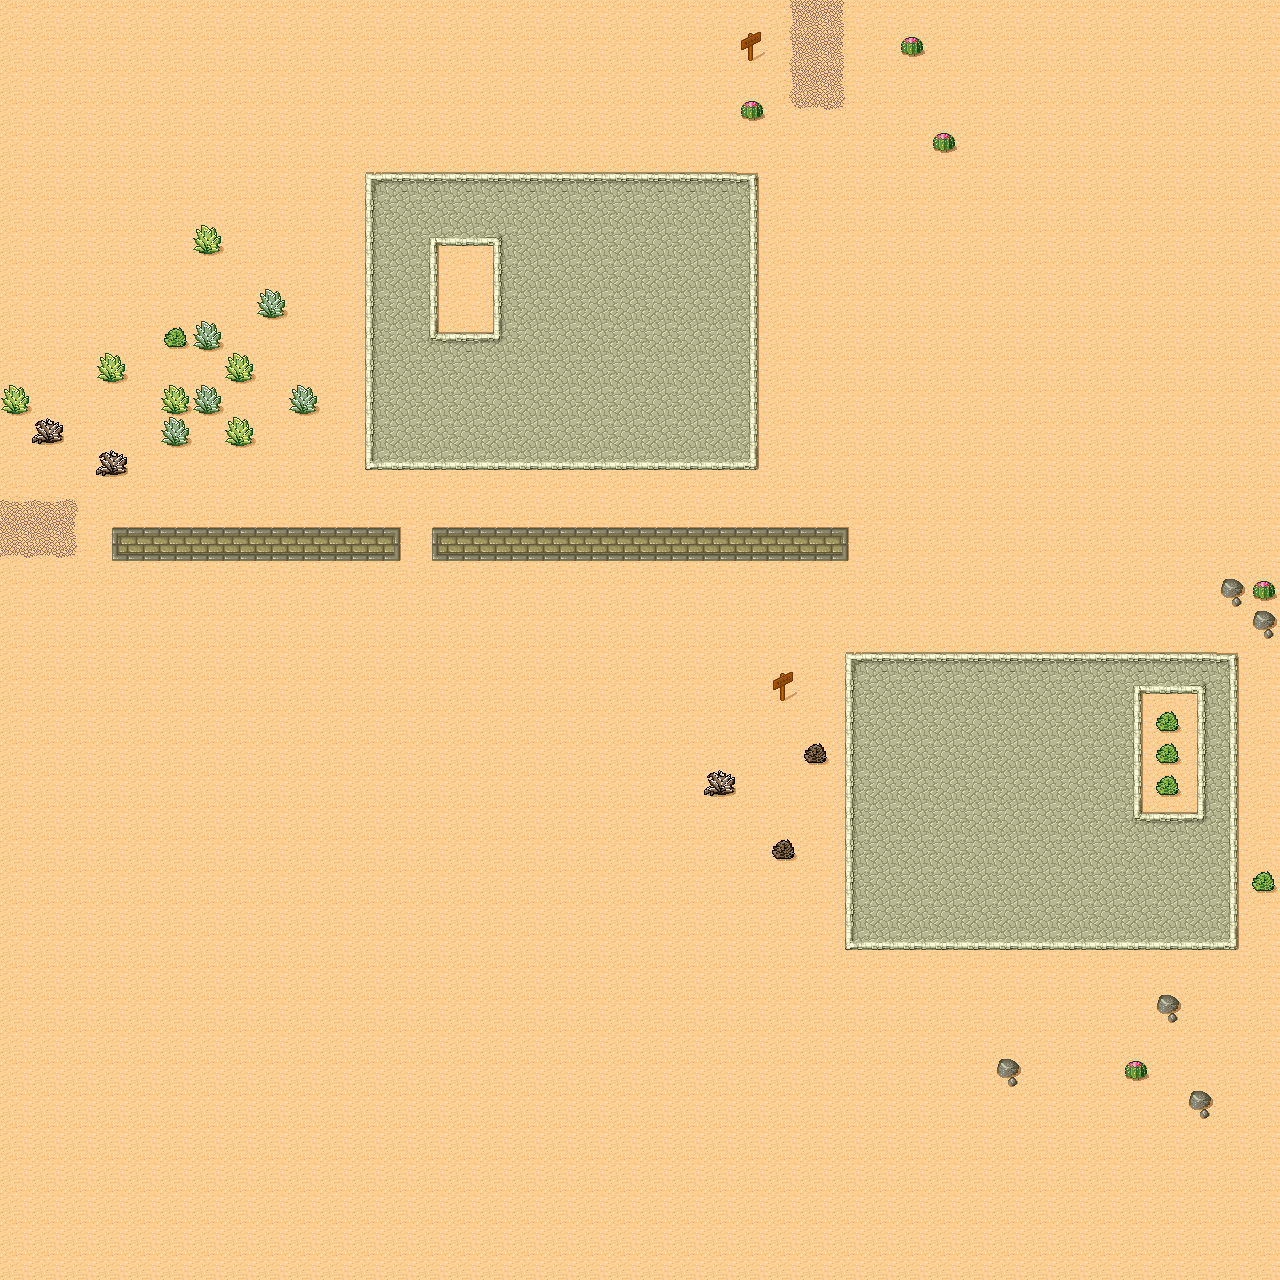

A 2D game scene composited from a Tiled map and its tileset images. What follows is a short description and the map's XML, with each tile layer's data collapsed to a summary:
An orthogonal 40x40 tile map with 32x32 px tiles, 1 tile layer (Ground).

<map version="1.0" orientation="orthogonal" renderorder="right-down" width="40" height="40" tilewidth="32" tileheight="32" nextobjectid="1">
 <tileset firstgid="1" name="tmw_desert_spacing" tilewidth="32" tileheight="32" spacing="1" margin="1" tilecount="48" columns="8">
  <image source="tmw_desert_spacing.png" width="265" height="199" />
  <terraintypes>
   <terrain name="New Terrain" tile="-1" />
  </terraintypes>
  <tile id="0" terrain=",,,0">
   <properties>
    <property name="blocked" value="" />
   </properties>
  </tile>
  <tile id="1" terrain=",,0,0">
   <properties>
    <property name="blocked" value="" />
   </properties>
  </tile>
  <tile id="2">
   <properties>
    <property name="blocked" value="" />
   </properties>
  </tile>
  <tile id="8" terrain=",0,,0">
   <properties>
    <property name="blocked" value="" />
   </properties>
  </tile>
  <tile id="9" terrain="0,0,0,0">
   <properties>
    <property name="blocked" value="" />
   </properties>
  </tile>
  <tile id="10" terrain=",,0,">
   <properties>
    <property name="blocked" value="" />
   </properties>
  </tile>
  <tile id="16" terrain=",0,,">
   <properties>
    <property name="blocked" value="" />
   </properties>
  </tile>
  <tile id="17" terrain="0,0,0,0">
   <properties>
    <property name="blocked" value="" />
   </properties>
  </tile>
  <tile id="18">
   <properties>
    <property name="blocked" value="" />
   </properties>
  </tile>
  <tile id="19">
   <properties>
    <property name="blocked" value="" />
   </properties>
  </tile>
  <tile id="20">
   <properties>
    <property name="blocked" value="" />
   </properties>
  </tile>
  <tile id="27">
   <properties>
    <property name="blocked" value="" />
   </properties>
  </tile>
  <tile id="28">
   <properties>
    <property name="blocked" value="" />
   </properties>
  </tile>
  <tile id="45">
   <properties>
    <property name="blocked" value="" />
   </properties>
  </tile>
 </tileset>
 <layer name="Ground" width="40" height="40">
  <data>[1600 cells, 1600 non-empty, 36 distinct tile ids]</data>
 </layer>
</map>
